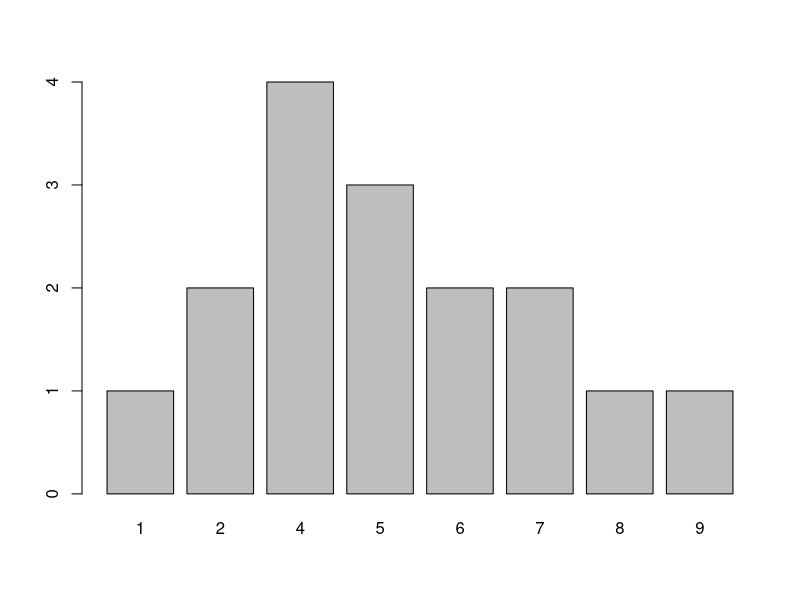
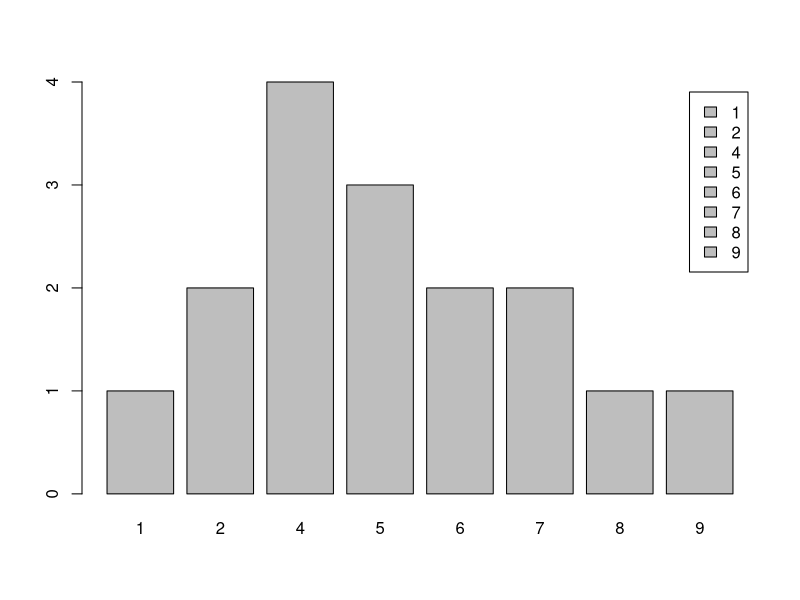
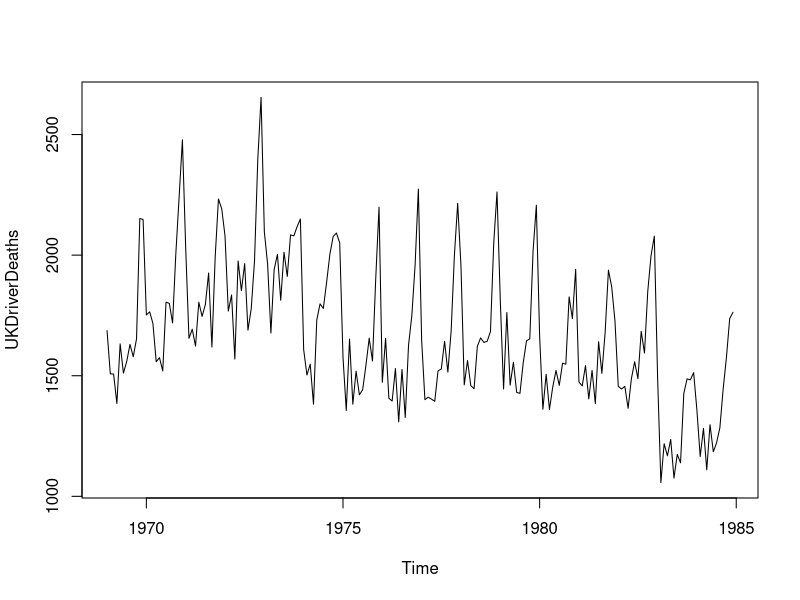
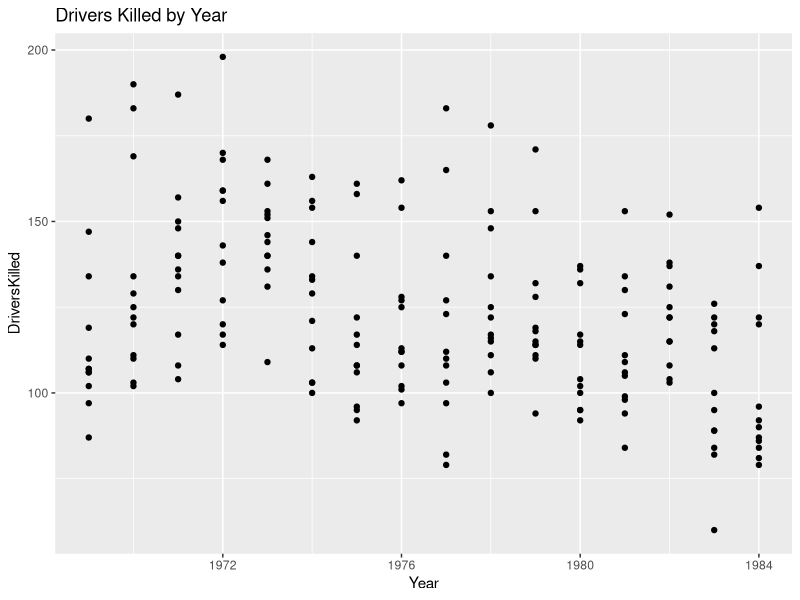
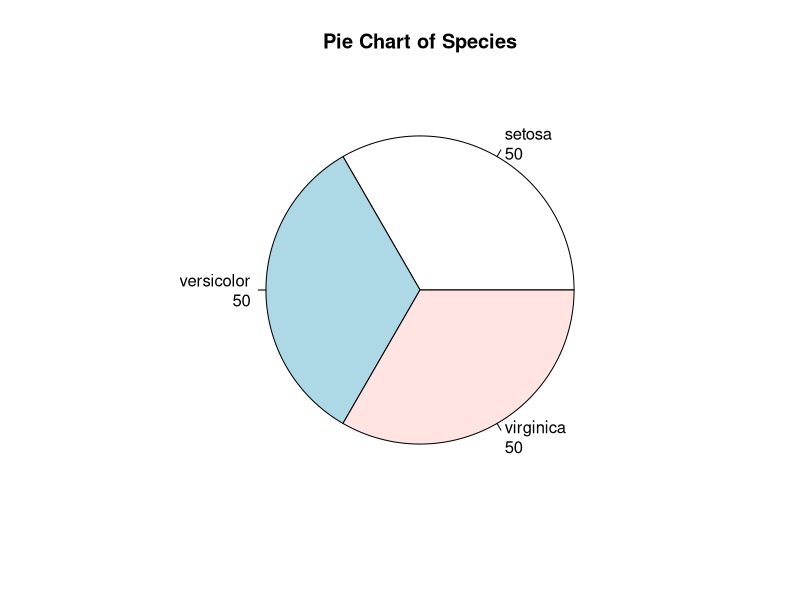

Generate these figures, in order, with R:
########################################
##   Basic Data Visualization in R    ##
##    Sandhya Kambhampati  			  ##
##     @sandhya__k                    ##
########################################

#Basic Data Visualization in R.  

#In this class, we'll go through the basic data visualization functions of R.

#Things we'll cover in this class:
#1. Overview of graphics
#2. Plotting your data 

#############################
## 1. Overview of graphics ##
############################

#Let's talk charts. Can you name some common graphs?

#Here's a few: 
#line graph, bar graph, scatter plot, pie charts 

#For this class, we're going to use the 'graphics' package. We're going to cover a few basic ways of plotting your data. 

#These are the graphics types we will be covering today. 

#1. Bar and column charts: 'barplot'
#3. Time series data: 'plot'
#4. Pie chart: 'pie'

#############################
## 2. Plotting your data  ##
############################

#1. Bar and column charts: 'barplot'

#We're going to start with the basic 'barplot()' command

#First, let's get a vector of numbers and count them. 
books <- c(1,2,5,6,7,8,9,4,4,4,4,5,6,7,2,5)

#Now, let's count them, using the 'table()' command 
bookcount <- table(books)

#Look at the data 
View(bookcount)

#Let's plot this
barplot(bookcount)

#What does this tell us? Is the data in a good format to graph?

#Let's label this bar plot
barplot (bookcount,legend=TRUE)

#2. Time series data: 'plot'
 
#We're going to use the built in dataset 'UKDriverDeaths'
#First we need to view it
View(UKDriverDeaths)

#Let's plot the data 
plot(UKDriverDeaths)

#What does this tell us? 

#Now, let's try using quick plot (which is part of ggplot2) and make things easier to understand. 

#First install ggplot2 and load it
install.packages('ggplot2')
library('ggplot2')

#Make a dataframe 
data(Seatbelts)
s <- as.data.frame(Seatbelts)

#Let's look at that data 
View(s)

#Add in time-series data 
ts <- data.frame(Year=floor(time(Seatbelts)),
                 Month=factor(cycle(Seatbelts),
                              labels=month.abb), Seatbelts)

#Now, let's plot the data, using the basic plotting function of ggplot2. 
qplot( data = ts,x= Year,y= DriversKilled, main= "Drivers Killed by Year")

#What does this show us that's diffent from using the base R graphics functions?

#3. Pie chart: 'pie'

#I'd recommend using bar or dot graphs over pie charts, however, here's one example. 

#Let's plot some data using the built-in dataset from R 
View(iris)

# Pie Chart from data frame with Appended Sample Sizes
irisdata <- table(iris$Species)
lbls <- paste(names(irisdata), "\n", irisdata, sep="")
pie(irisdata, labels = lbls, 
    main="Pie Chart of Species")

#Let's explore some other datasets. Spend some time using the built-in data to plot some data and find some stories 

